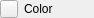
<?xml version="1.0" encoding="UTF-8"?>
<ui version="4.0">
 <class>ColorWidget</class>
 <widget class="QWidget" name="ColorWidget">
  <property name="geometry">
   <rect>
    <x>0</x>
    <y>0</y>
    <width>94</width>
    <height>18</height>
   </rect>
  </property>
  <property name="sizePolicy">
   <sizepolicy hsizetype="Preferred" vsizetype="Fixed">
    <horstretch>0</horstretch>
    <verstretch>0</verstretch>
   </sizepolicy>
  </property>
  <property name="windowTitle">
   <string>Form</string>
  </property>
  <layout class="QHBoxLayout" name="horizontalLayout">
   <property name="leftMargin">
    <number>0</number>
   </property>
   <property name="topMargin">
    <number>0</number>
   </property>
   <property name="rightMargin">
    <number>0</number>
   </property>
   <property name="bottomMargin">
    <number>0</number>
   </property>
   <item>
    <widget class="simQt::ColorButton" name="colorButton">
     <property name="sizePolicy">
      <sizepolicy hsizetype="Fixed" vsizetype="Fixed">
       <horstretch>0</horstretch>
       <verstretch>0</verstretch>
      </sizepolicy>
     </property>
     <property name="minimumSize">
      <size>
       <width>18</width>
       <height>18</height>
      </size>
     </property>
     <property name="maximumSize">
      <size>
       <width>18</width>
       <height>18</height>
      </size>
     </property>
     <property name="autoFillBackground">
      <bool>false</bool>
     </property>
     <property name="styleSheet">
      <string notr="true"/>
     </property>
     <property name="text">
      <string/>
     </property>
     <property name="flat">
      <bool>false</bool>
     </property>
    </widget>
   </item>
   <item>
    <widget class="QLabel" name="colorLabel">
     <property name="text">
      <string>Color</string>
     </property>
    </widget>
   </item>
  </layout>
 </widget>
 <customwidgets>
  <customwidget>
   <class>simQt::ColorButton</class>
   <extends>QPushButton</extends>
   <header>simQt/ColorButton.h</header>
  </customwidget>
 </customwidgets>
 <resources/>
 <connections/>
</ui>
